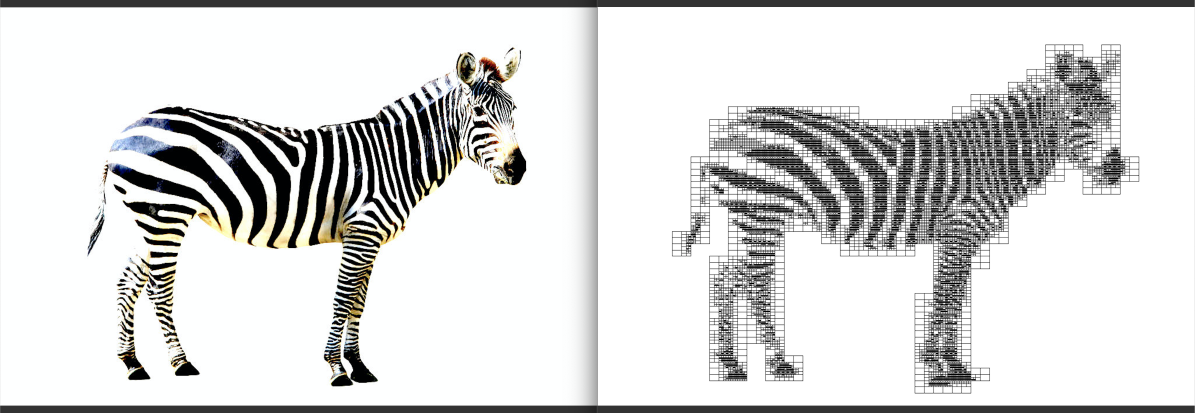
#> input picture sample.png, 3584 x 1238 px (shown at 1/3 size)
$ python polarizer.py sample.png 5 5
#> lines starting #> are read from the running program, lines starting #| are printed output that depends on the picture; after the words box and inside, x2 and y2 are one past the last pixel; in counts of white or black regions, pixels touching at a corner belong together
### quadtree.py
class QuadTree:
  def __init__(self, x, y, w, h, capacity, small_definition):
    self.x = x
    self.y = y
    self.w = w
    self.h = h
    self.capacity = capacity
    self.small_definition = small_definition
    self.divided = False
    self.rendered = False # This is solely for the renderer, not necessary for normal QuadTree
    self.points = []

  def size(self):
    return (self.w, self.h)

  def split(self):
    splitW = self.w / 2
    splitH = self.h / 2
    self.northwest = QuadTree(self.x         , self.y         , splitW, splitH, self.capacity, self.small_definition)
    self.northeast = QuadTree(self.x + splitW, self.y         , splitW, splitH, self.capacity, self.small_definition)
    self.southwest = QuadTree(self.x         , self.y + splitH, splitW, splitH, self.capacity, self.small_definition)
    self.southeast = QuadTree(self.x + splitW, self.y + splitH, splitW, splitH, self.capacity, self.small_definition)
    self.divided = True

  def contains(self, x, y):
    return x >= self.x and x < self.x + self.w and y >= self.y and y < self.y + self.h

  def small(self):
    return self.w < self.small_definition and self.h < self.small_definition

  def insert(self, x, y):
    if not self.contains(x, y):
      return False

    if len(self.points) < self.capacity and not self.divided:
      self.points.append((x, y))
      return True

    if not self.divided:
      self.split()

    return self.northwest.insert(x, y) or self.northeast.insert(x, y) or self.southwest.insert(x, y) or self.southeast.insert(x, y)

  def center_point(self):
    return (round(self.x + (self.w / 2)), round(self.y + (self.h / 2)))

  def corners(self):
    return ((self.x, self.y), (self.x + self.w, self.y), (self.x + self.w, self.y + self.h), (self.x, self.y + self.h))

  # [32 lines left out: functions middle_edges, cells, draw, not called in this run]

### polarizer.py
import numpy as np
from PIL import Image, ImageDraw, ImageFilter, ImageEnhance
import drawSvg as draw
import argparse
from quadtree import QuadTree
import NN
import random
from math import hypot

parser = argparse.ArgumentParser()
parser.add_argument("image", help="set image to polarize")
parser.add_argument("capacity", type=int, help="set cell capacity")
parser.add_argument("small", type=int, help="definition of a small cell")
parser.add_argument("--mode", default="squiggle", choices=["line", "squiggle"], help="polarize in line mode")
parser.add_argument("--debug", action="store_true", help="turn on debug mode")
args = parser.parse_args()

capacity = args.capacity
image = args.image
small = args.small
mode = args.mode
debug = args.debug

if debug:
  print("--- Debug Mode ---")

im = Image.open(image)
#> im is the input picture: PIL image 3584x1238 RGBA; mean R, G, B, A 215.5, 215.7, 215.1, 255
width, height = im.size
#> width = 3584; height = 1238
im.load()
im = im.convert('1')
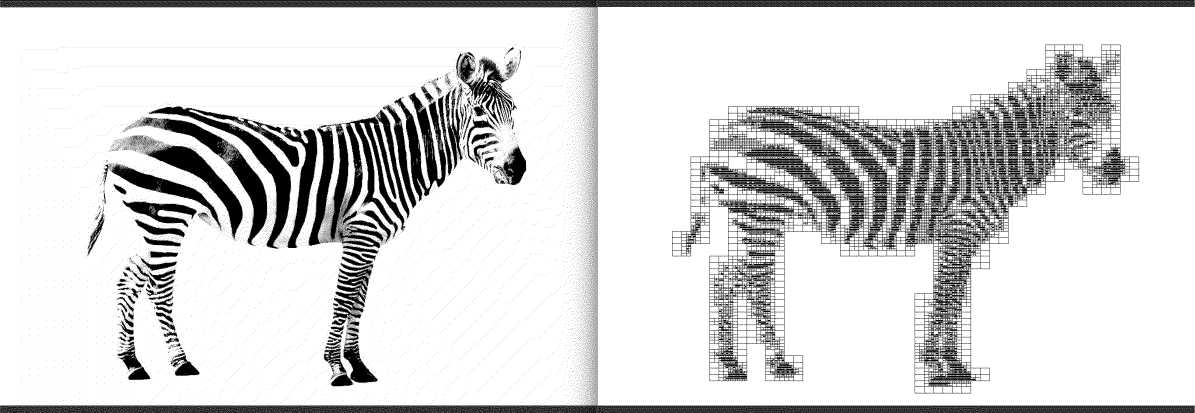
#> im: PIL image 3584x1238 1 (shown at 1/3 size); 84.5% white; 17577 black regions (17457 under 20 px), largest, box (x1, y1, x2, y2) and area: (2016, 134, 3418, 1180) 276974, (0, 0, 3584, 1238) 127069, (926, 350, 1216, 745) 46101
# im = im.resize((round(width * .1), round(height * .1)))
im.save('dither.jpg')
width, height = im.size

print("------------")
print("Image Size")
print(im.size)
#| (3584, 1238)
print("Render Mode")
print(mode)
print("------------")
a = np.asarray(im)

qtree = QuadTree(0, 0, width, height, capacity, small)

it = np.nditer(a, flags=['multi_index'])
while not it.finished:
  if (it[0] == 0):
    y, x = it.multi_index
#> (the run stopped early here; a loop or call above may not have finished)
